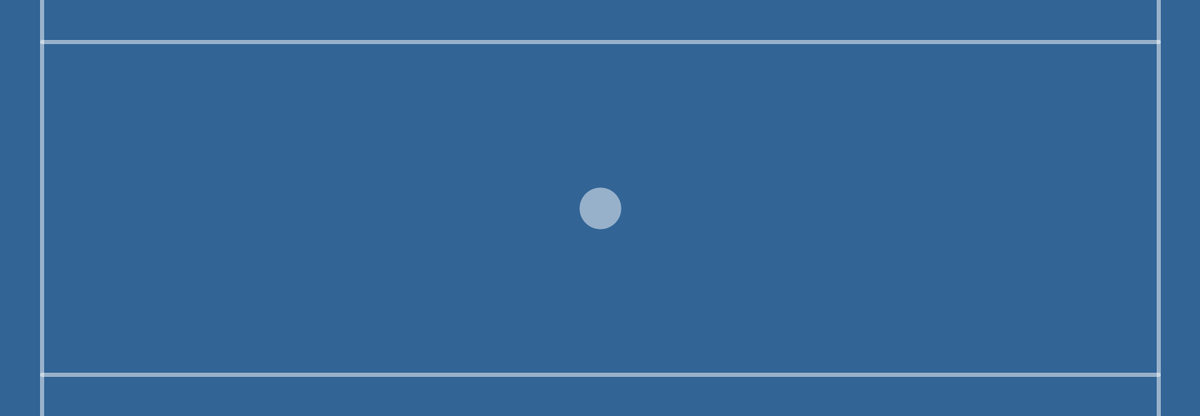
Frame 1 (no input)
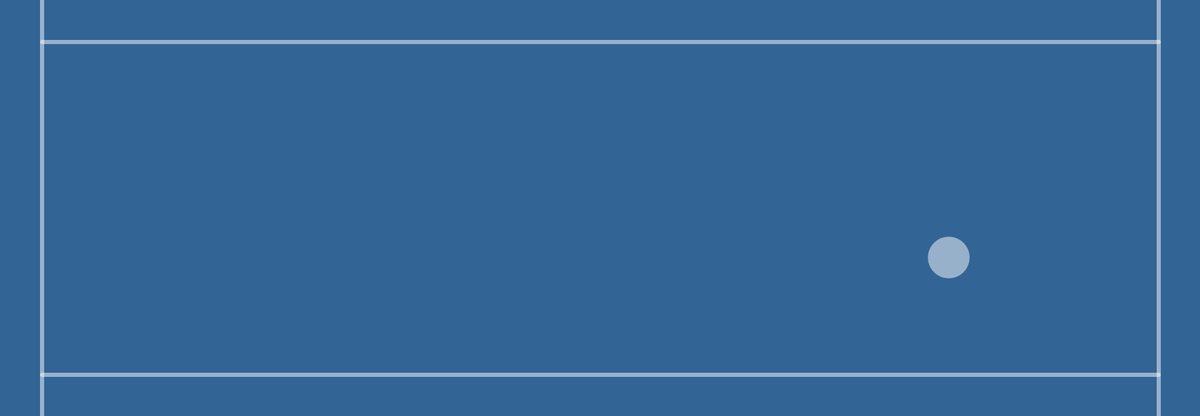
Frame 60 (the mouse pressed at the canvas centre just before this capture)
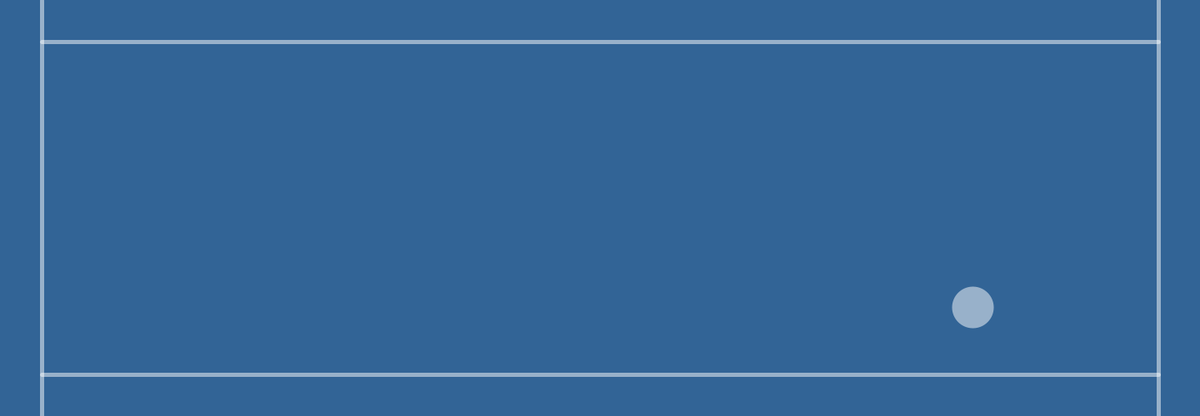
Frame 120 (the mouse held since frame 60 and released just before this capture)

The Processing sketch that drew these frames (run headless with seeded random() and noise(); from frame 60 on, the mouse is pressed at the canvas centre):

// Processing sketch: e10_odbijanie_kulki_od_scian
// ── e10_odbijanie_kulki_od_scian.pde
float pozycjaX;
float pozycjaY;
float predkoscX;
float predkoscY;

void setup() {
  size(1440, 500);
  pozycjaX = width / 2;
  pozycjaY = height / 2;
  predkoscX = 7.1;
  predkoscY = 1;
  frameRate(60);
}

void draw() {
  background(50, 100, 150);
  strokeWeight(5);
  stroke(255, 255, 255, 255/2);
  line(50, 0, 50, height);
  line(width - 50, 0, width - 50, height);
  
  line(50,50,width-50,50);
  
  line(50,height-50,width-50,height-50);
  
  strokeWeight(50);
  
  point(pozycjaX, pozycjaY);
  
  pozycjaX = pozycjaX + predkoscX;
  pozycjaY = pozycjaY + predkoscY;
  
  if((pozycjaX > width - 75) || (pozycjaX < 75)) predkoscX = -predkoscX;
  if((pozycjaY > height - 75) || (pozycjaY < 75)) predkoscY = -predkoscY;

}
